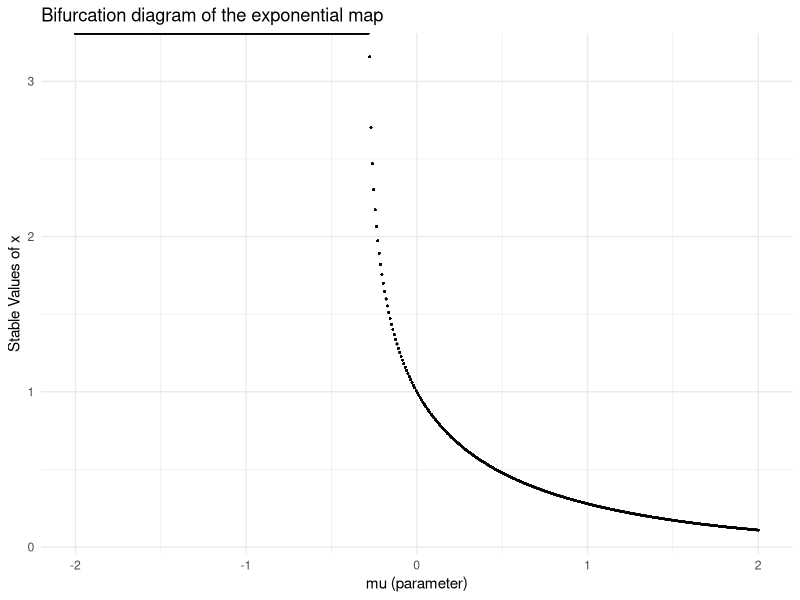

This chart was generated by the following R code:

# Load necessary libraries
library(tidyverse)

# Define the exp map function
exp_map <- function(x, mu) {
  return(exp(-mu * (1 + x)))
}

# Generate bifurcation data
generate_bifurcation <- function(mu_min, mu_max, mu_steps, x0 = 0.5, n_iter = 1000, n_keep = 300) {
  mu_values <- seq(mu_min, mu_max, length.out = mu_steps)
  bifurcation_data <- data.frame()
  
  for (mu in mu_values) {
    x <- numeric(n_iter)
    x[1] <- x0  # Initial condition
    
    # Iterate the exp equation
    for (i in 2:n_iter) {
      x[i] <- exp_map(x[i - 1], mu)
    }
    
    # Store only the last 'n_keep' points (to remove transients)
    temp_df <- data.frame(mu = rep(mu, n_keep), x = tail(x, n_keep))
    bifurcation_data <- rbind(bifurcation_data, temp_df)
  }
  
  return(bifurcation_data)
}

# Generate the bifurcation data
bif_data <- generate_bifurcation(mu_min = -2, mu_max = 2, mu_steps = 500)


png("Figures_videos/Assignment_sheet_1/bifurcation_exp_map.png",
    width = 500*4, # The width of the plot in inches
    height = 520*4, res=300)

# Plot the bifurcation diagram
ggplot(bif_data, aes(x = mu, y = x)) +
  geom_point(color = "black", alpha = 0.2, size = 0.1) +
  labs(title = "Bifurcation diagram of the exponential map",
       x = "mu (parameter)",
       y = "Stable Values of x") +
  theme_minimal()

dev.off()
